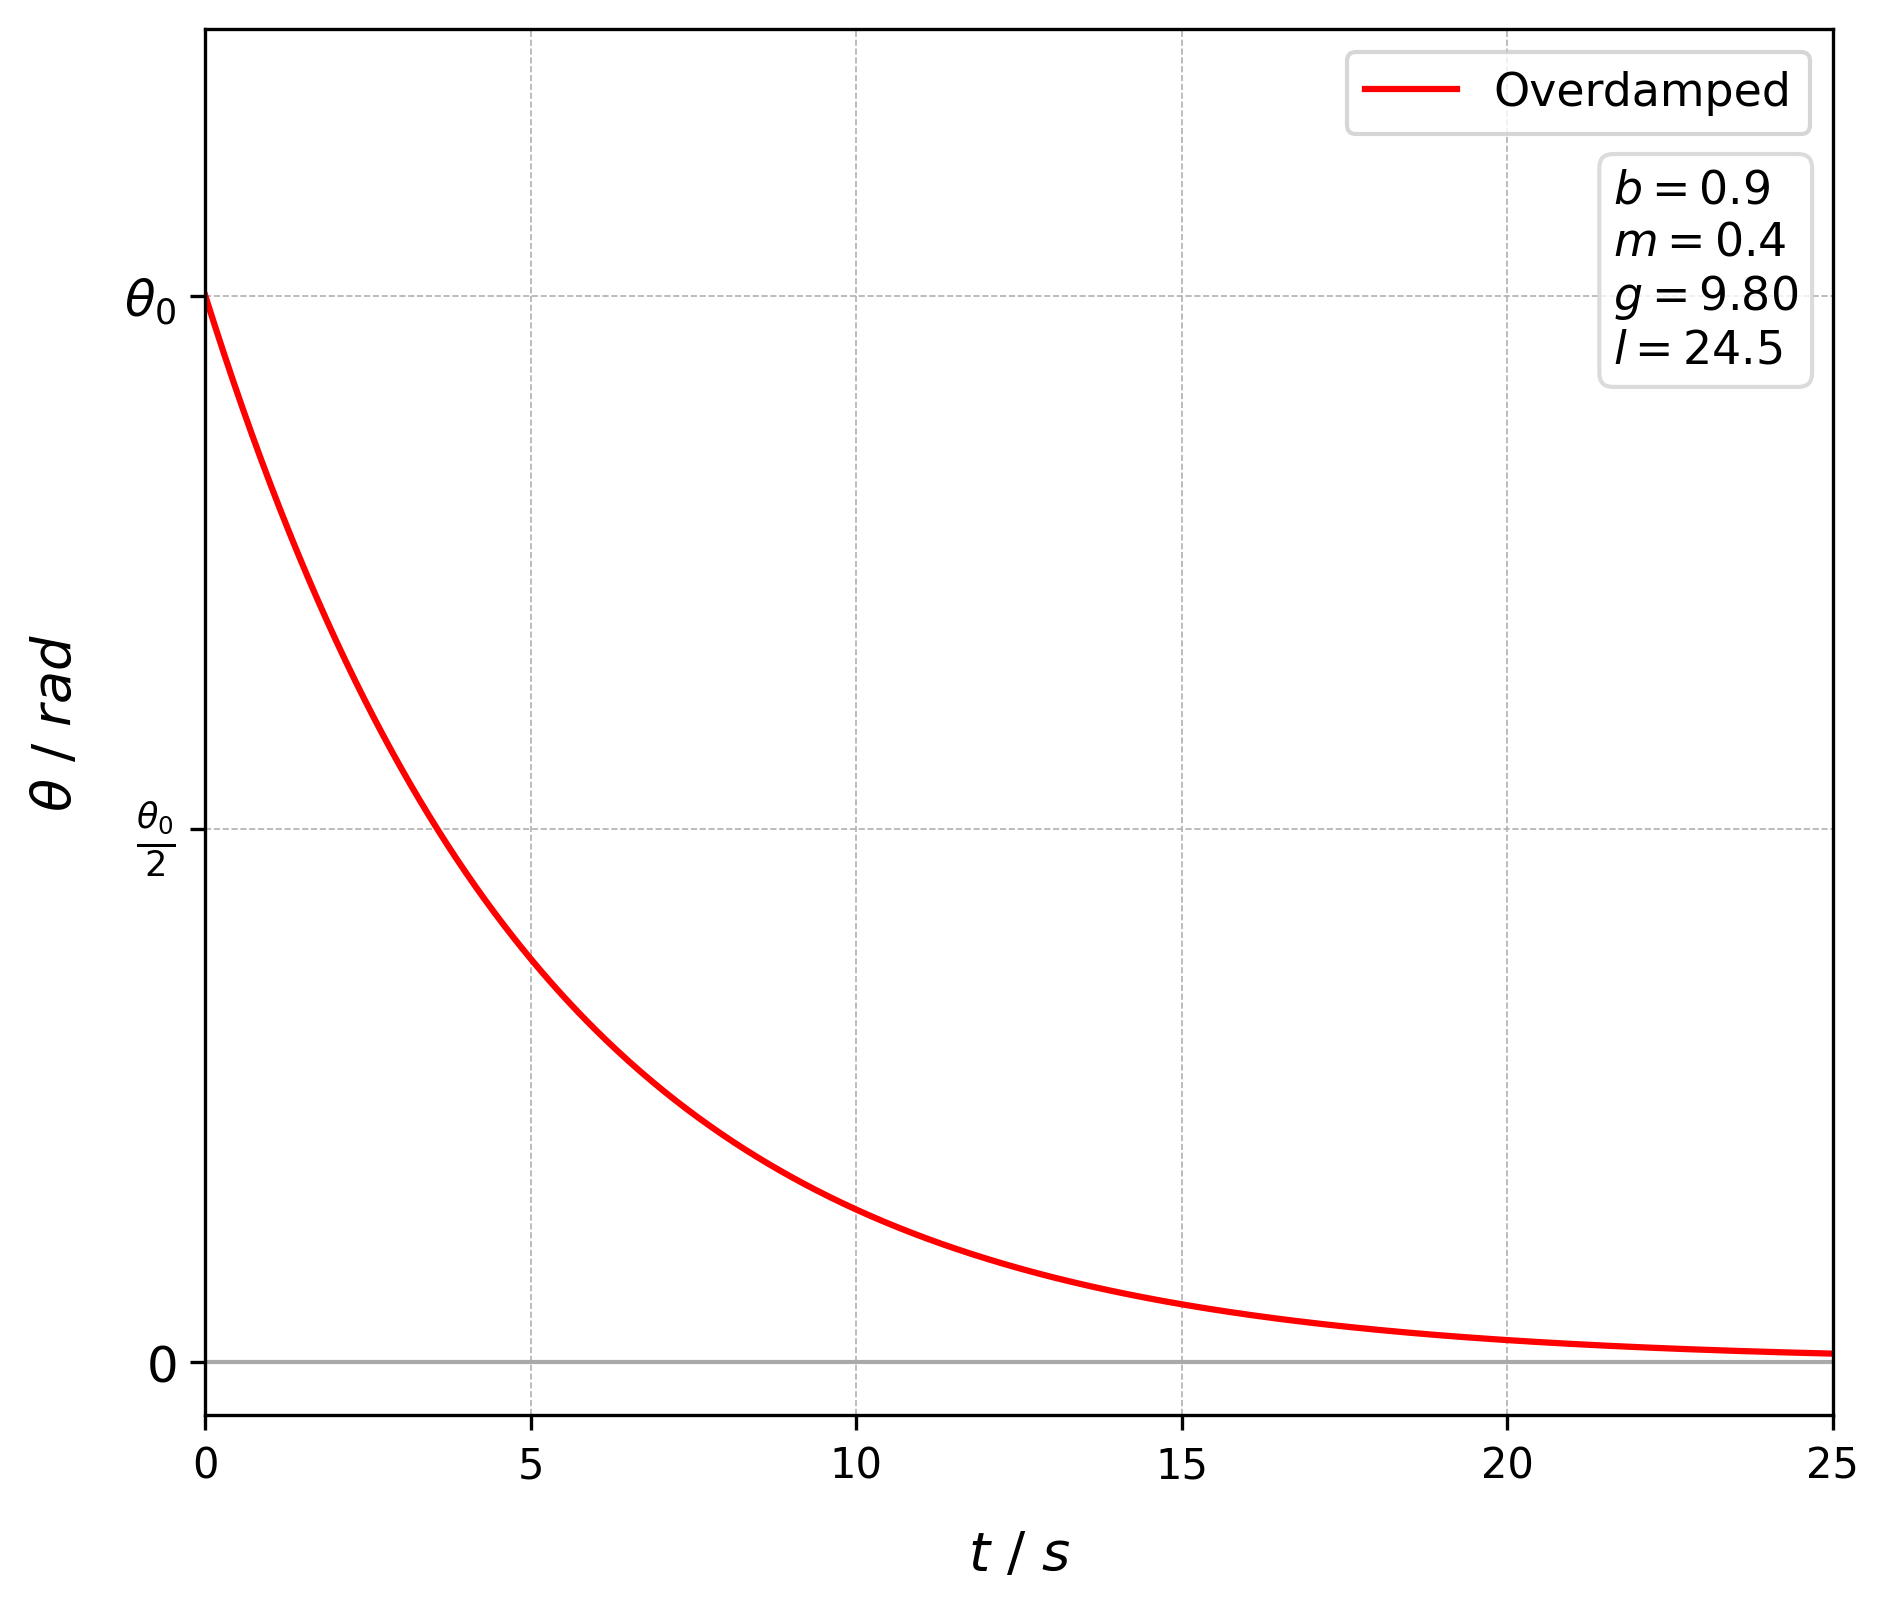

Recreate this plot in Python.
import numpy as np
import matplotlib.pyplot as plt

# Overdamped Paramters
b_o = 0.9
m_o = 0.4
A1_o = 1
A2_o = 0
g_o = 9.8
l_o = 24.5

# Time variable
t = np.linspace(0, 25, 700)

# Overdamped Function
theta_overdamped = np.exp(-b_o / (2 * m_o) * t) * (
    A1_o * np.exp(t * np.sqrt((b_o / (2 * m_o))**2 - g_o / l_o)) +
    A2_o * np.exp(-t * np.sqrt((b_o / (2 * m_o))**2 - g_o / l_o))
)

fig, ax = plt.subplots(figsize=(7, 6))
plt.axhline(0, color='darkgrey', linewidth=1)
plt.plot(t, theta_overdamped, label=r'Overdamped', color='red')

# Text Box to Display the Parameters
textstr = '\n'.join((
    r'$b=%.1f$' % (b_o, ),
    r'$m=%.1f$' % (m_o, ),
    r'$g=%.2f$' % (g_o, ),
    r'$l=%.1f$' % (l_o, )))

props = dict(boxstyle='round', facecolor='white', alpha=0.8, edgecolor='lightgrey')

ax.text(0.865, 0.9, textstr, transform=ax.transAxes, fontsize=11,
        verticalalignment='top', bbox=props)

# Adding labels and legend
plt.xlabel(r'$t\text{ (}s\text{)}$', fontsize=13)
plt.ylabel(r'$\theta\text{ (rad)}$', fontsize=13)
plt.legend(loc='upper right', fontsize=11)
plt.grid(True, which='both', linestyle='--', linewidth=0.4)

# Setting axis limits and ticks
ax.set_xlim(left=0, right=25)
ax.set_ylim(-0.05, 1.25)
ax.set_yticks([0, 0.5, 1], [r'$0$', r'$\frac{\theta_0}{2}$', r'$\theta_0$'], fontsize=12)

plt.savefig("Overdamped.png", dpi=300, bbox_inches='tight')
plt.show() # Showing the plot